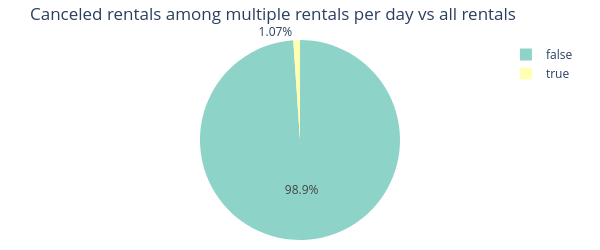

This figure's notebook cell:
### Markdown cell above
- Only 1841 rentals (8.64% of rentals) are made several times a day.

### Code cell
# Visualize proportion of cancelled rentals among multiple rentals per day vs. all rentals
# Create a boolean column: True the car has already been rented the same day and state is canceled
df_rentals["canceled_after_rentals"] = (
    (df_rentals["previous_ended_rental_id"].notna()) &
    (df_rentals["state"] == "canceled")
)

# Count the number of cancelled among the rentals with a previous one the same day
df_counts = df_rentals["canceled_after_rentals"].value_counts().reset_index()
df_counts.columns = ["canceled_after_rentals", "count"]

fig = px.pie(
    df_counts,
    names="canceled_after_rentals",
    values="count",
    title="Canceled rentals among multiple rentals per day vs all rentals",
    width=600,
    height=250,
    color_discrete_sequence=px.colors.qualitative.Set3
)
# Margin reduction
fig.update_layout(
    margin=dict(l=10, r=10, t=40, b=10)  # left, right, top, bottom
    )
fig.show()

# Drop added column
df_rentals.drop("canceled_after_rentals", axis=1, inplace=True)

### Figure 1 — Plotly figure (JSON) as saved in the notebook; plotly's stock layout.template omitted (floating-point values rounded to 4 significant figures)
{"data": [{"domain": {"x": [0, 1], "y": [0, 1]}, "hovertemplate": "canceled_after_rentals=%{label}<br>count=%{value}<extra></extra>", "labels": [false, true], "legendgroup": "", "name": "", "showlegend": true, "type": "pie", "values": [21080, 229]}], "layout": {"height": 250, "legend": {"tracegroupgap": 0}, "margin": {"b": 10, "l": 10, "r": 10, "t": 40}, "piecolorway": ["rgb(141,211,199)", "rgb(255,255,179)", "rgb(190,186,218)", "rgb(251,128,114)", "rgb(128,177,211)", "rgb(253,180,98)", "rgb(179,222,105)", "rgb(252,205,229)", "rgb(217,217,217)", "rgb(188,128,189)", "rgb(204,235,197)", "rgb(255,237,111)"], "title": {"text": "Canceled rentals among multiple rentals per day vs all rentals"}, "width": 600}}
